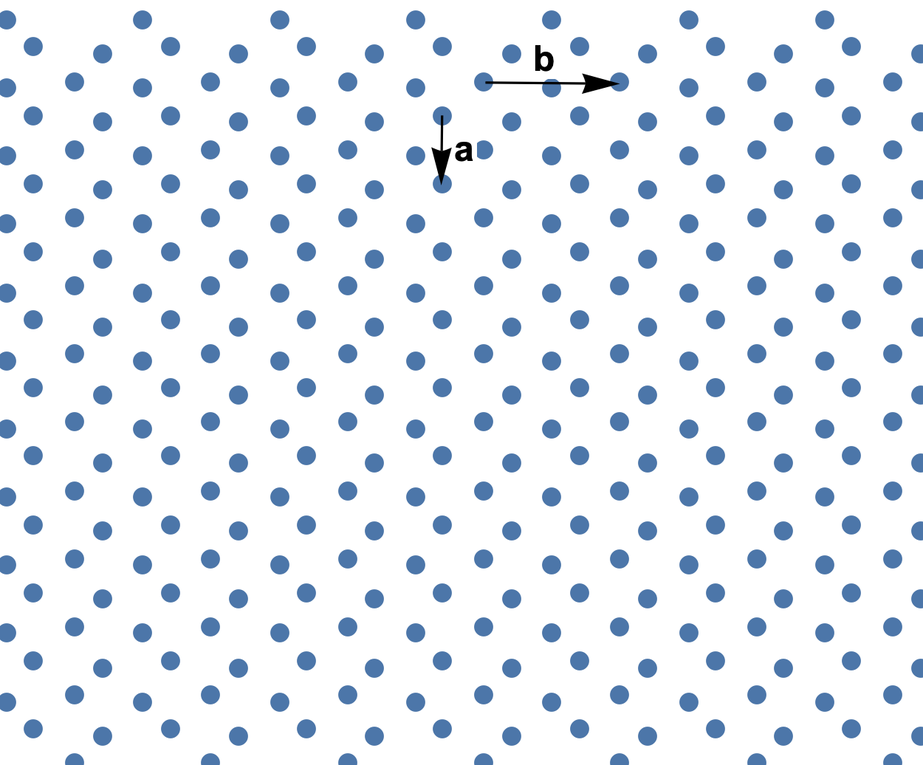
#> input picture rsc/quiz1/q_DCC_1a.png, 923 x 765 px, shrunk from 1250 x 1036 before the run
$ python quiz1_DCC_01.py   (older library calls are emulated)
#> lines starting #> are read from the running program, lines starting #| are printed output that depends on the picture
### utils/lattice_utils.py
import numpy as np
from sympy import Point, Line, Polygon
from pprint import pprint
from typing import Optional


__author__ = 'Tanjin He'
__maintainer__ = 'Tanjin He'
__email__ = 'tanjin_he@berkeley.edu'


def get_lattice_2D(
    vec_a: np.ndarray,
    vec_b: np.ndarray,
    range_a: Optional[tuple]=None,
    range_b: Optional[tuple]=None,
    range_x: Optional[tuple]=None,
    range_y: Optional[tuple]=None,
):
    if range_a is not None:
        mesh_a = np.arange(range_a[0], range_a[1]+1)
        mesh_b = np.arange(range_b[0], range_b[1]+1)
    elif range_x is not None:
        mesh_a = np.arange(
            int(2*range_x[0]/max(abs(vec_a[0]), abs(vec_b[0]))),
            int(2*range_x[1]/max(abs(vec_a[0]), abs(vec_b[0])))+1,
        )
        mesh_b = np.arange(
            int(2*range_y[0]/max(abs(vec_a[1]), abs(vec_b[1]))),
            int(2*range_y[1]/max(abs(vec_a[1]), abs(vec_b[1])))+1,
        )
    else:
        raise NotImplementedError

    mesh_aa, mesh_bb = np.meshgrid(mesh_a, mesh_b)
    mesh_grid = np.stack([mesh_aa, mesh_bb], axis=-1)
    vec_cell = np.stack([vec_a, vec_b])
    all_points = mesh_grid@vec_cell
    all_points = np.reshape(all_points, (-1, 2))

    # screen points
    lattice_points = []
    if range_x is not None:
        for p in all_points:
            if (
                range_x[0] < p[0] < range_x[1]
                and range_y[0] < p[1] < range_y[1]
            ):
                lattice_points.append(p)
    else:
        lattice_points = all_points

    return np.array(lattice_points)


# [30 lines left out: functions get_bisector_line, get_line_intersection, not called in this run]


def get_polygon_area(vertices):
    polygon_1 = Polygon(*vertices)
    return float(polygon_1.area)


# [30 lines left out: functions get_reciprocal_vectors_2D, get_coordinate_by_combination, not called in this run]

### utils/plot_utils.py
from matplotlib import pyplot as plt
from mpl_toolkits.mplot3d.art3d import Poly3DCollection
from matplotlib.patches import Arc as plt_Arc
from typing import (
    Union,
    Optional,
    List,
)
import numpy as np

from utils.stereogram_utils import SimpleCube, Stereogram
from utils.math_utils import get_polar_coordinate


__author__ = 'Tanjin He'
__maintainer__ = 'Tanjin He'
__email__ = 'tanjin_he@berkeley.edu'


def fig_from_fig_or_none(
    fig: Optional[plt.Figure] = None,
    ax: Optional[plt.Axes] = None,
):
    if (ax is None) and (fig is None):
        fig = plt.figure(figsize=(12, 10), constrained_layout=True)
        ax = fig.add_subplot(111)
    elif (ax is None) and (fig is not None):
        fig = plt.figure(fig.number)
        ax = plt.gca()
    else:
        pass
    return fig, ax


def plot_a_point(
    point: np.ndarray,
    ax: plt.Axes,
    **kwargs,
):
    ax.plot(
        *point,
        **kwargs,
    )


def plot_a_line(
    point_1: np.ndarray,
    point_2: np.ndarray,
    ax: plt.Axes,
    **kwargs,
):
    # ax.plot(
    #     [point_1[0], point_2[0]],
    #     [point_1[1], point_2[1]],
    #     **kwargs,
    # )
    points = np.stack([point_1, point_2], axis=-1)
    ax.plot(
        *points,
        **kwargs,
    )


# [266 lines left out: functions plot_a_cell, get_fill_range_2D, draw_a_cube, draw_a_stereogram, draw_cube_stereogram_framework, draw_stereogram_framework, not called in this run]

### quiz1/quiz1_DCC_01.py
import numpy as np
from matplotlib import pyplot as plt
import matplotlib.path as mpath
from pprint import pprint

from utils.lattice_utils import get_lattice_2D
from utils.plot_utils import fig_from_fig_or_none
from utils.plot_utils import plot_a_point
from utils.plot_utils import plot_a_line


__author__ = 'Tanjin He'
__maintainer__ = 'Tanjin He'
__email__ = 'tanjin_he@berkeley.edu'


def plot_framework(
    save_fig=False,
    show_fig=False,
):
#> called with save_fig = False, show_fig = False
    fig = plt.figure(
        figsize=(12, 10),
    )
    ax = fig.add_subplot(111)

    image = plt.imread(path_image)
#> image is the input picture: shape (765, 923, 4) float32; mean R, G, B, A 0.913, 0.932, 0.957, 1
    ax.imshow(
        image,
        extent=[
            -image.shape[1]/2+image_shift_xy[0],
            image.shape[1]/2+image_shift_xy[0],
            -image.shape[0]/2+image_shift_xy[1],
            image.shape[0]/2+image_shift_xy[1],
            ]
    )

    ax.set_xlabel('x', size=36)
    ax.set_ylabel('y', size=36)
    range_x = np.array((
        -image.shape[1] / 2 + image_shift_xy[0],
        image.shape[1] / 2 + image_shift_xy[0],
    ))
#> range_x = [-465.5, 457.5]
    range_y = np.array((
        -image.shape[0] / 2 + image_shift_xy[1],
        image.shape[0] / 2 + image_shift_xy[1]
    ))
#> range_y = [-394.5, 370.5]
    range_increment_unscaled = 10
    range_x_unscaled = np.trunc(
        range_x/scale_factor/range_increment_unscaled
    )*range_increment_unscaled
#> range_x_unscaled = [-10, 10]
    range_y_unscaled = np.trunc(
        range_y/scale_factor/range_increment_unscaled
    )*range_increment_unscaled
#> range_y_unscaled = [-10, 10]
    ax.set_xlim(
        left=range_x[0],
        right=range_x[1],
    )
    ax.set_ylim(
        bottom=range_y[0],
        top=range_y[1],
    )
    ax.set_xticks(
        ticks=np.arange(
            range_x_unscaled[0],
            range_x_unscaled[1]+1,
            range_increment_unscaled
        )*scale_factor,
        labels=np.arange(
            range_x_unscaled[0],
            range_x_unscaled[1]+1,
            range_increment_unscaled
        ),
    )
    ax.set_yticks(
        ticks=np.arange(
            range_y_unscaled[0],
            range_y_unscaled[1]+1,
            range_increment_unscaled
        )*scale_factor,
        labels=np.arange(
            range_y_unscaled[0],
            range_y_unscaled[1]+1,
            range_increment_unscaled
        ),
    )
    ax.tick_params(axis='x', which='major', labelsize=32)
    ax.tick_params(axis='y', which='major', labelsize=32)
    ax.set_aspect('equal', adjustable='box')

    if not show_axis:
        ax.axis('off')
    else:
        ax.plot(
            [0, 0],
            [-500, 500],
        )
        ax.plot(
            [-500, 500],
            [0, 0],
        )
        origin = np.array((0.0, 0.0))
        edge_vis_config = {}
        plot_a_line(
            point_1=origin,
            point_2=vec_a,
            ax=ax,
            **edge_vis_config,
        )
        plot_a_line(
            point_1=origin,
            point_2=vec_b,
            ax=ax,
            **edge_vis_config,
        )
        plot_a_line(
            point_1=vec_a,
            point_2=vec_a+vec_b,
            ax=ax,
            **edge_vis_config,
        )
        plot_a_line(
            point_1=vec_b,
            point_2=vec_a+vec_b,
            ax=ax,
            **edge_vis_config,
        )

    plt.tight_layout()

    if save_fig:
        plt.savefig('../plots/hw03/q_2_background.png', dpi=300)
    if show_fig:
        plt.show()

    return fig, ax


def plot_DCC_1a(save_fig=False, show_fig=False):
    # plotting params
    range_a = (-10, 10)
    range_b = (-10, 10)

    lattice_points = get_lattice_2D(
        vec_a=primitive_a,
        vec_b=primitive_b,
        range_a=range_a,
        range_b=range_b,
    )

    fig, ax = plot_framework(
        save_fig=False,
        show_fig=False,
    )
    fig, ax = fig_from_fig_or_none(fig=fig, ax=ax)

    # draw lattice points
    ax.plot(
        lattice_points[:, 0],
        lattice_points[:, 1],
        linestyle='none',
        marker='o',
        markersize=8,
        color='tab:gray',
    )

    # add primitive cell
    edge_vis_config = {
        'color': 'tab:gray',
    }
    origin = np.array((0.0, 0.0))
    plot_a_line(
        point_1=origin,
        point_2=vec_a,
        ax=ax,
        **edge_vis_config,
    )
    plot_a_line(
        point_1=origin,
        point_2=vec_b,
        ax=ax,
        **edge_vis_config,
    )
    plot_a_line(
        point_1=vec_a,
        point_2=vec_a + vec_b,
        ax=ax,
        **edge_vis_config,
    )
    plot_a_line(
        point_1=vec_b,
        point_2=vec_a + vec_b,
        ax=ax,
        **edge_vis_config,
    )

    # add lattice vectors
    vec_color = 'tab:green'
    origin = np.array((0.0, 0.0))
    ax.arrow(
        origin[0],
        origin[1],
        vec_a[0],
        vec_a[1],
        head_width=9,
        head_length=15,
        linewidth=5,
        facecolor=vec_color,
        edgecolor=vec_color,
        head_starts_at_zero=False,
        length_includes_head=True,
    )
    ax.text(
        vec_a[0] - 50,
        vec_a[1],
        'a',
        fontsize=32,
        fontweight='bold',
        color=vec_color,
        )

    ax.arrow(
        origin[0],
        origin[1],
        vec_b[0],
        vec_b[1],
        head_width=9,
        head_length=15,
        linewidth=5,
        facecolor=vec_color,
        edgecolor=vec_color,
        head_starts_at_zero=False,
        length_includes_head=True,
    )
    ax.text(
        vec_b[0] - 50,
        vec_b[1] + 20,
        'b',
        fontsize=32,
        fontweight='bold',
        color=vec_color,
        )

    # plot symmetry operations
    op_color = 'black'
    origin = np.array((0.0, 0.0))

    # plot gliding planes
    glide_vis_config = {
        'color': op_color,
        'linestyle': '--',
        'linewidth': 3,
    }
    plot_a_line(
        point_1=vec_a/4.0,
        point_2=vec_a/4.0+vec_b,
        ax=ax,
        **glide_vis_config,
    )
    plot_a_line(
        point_1=vec_a*3.0/4.0,
        point_2=vec_a*3.0/4.0+vec_b,
        ax=ax,
        **glide_vis_config,
    )
    plot_a_line(
        point_1=vec_b/4.0,
        point_2=vec_a+vec_b/4.0,
        ax=ax,
        **glide_vis_config,
    )
    plot_a_line(
        point_1=vec_b*3.0/4.0,
        point_2=vec_a+vec_b*3.0/4.0,
        ax=ax,
        **glide_vis_config,
    )

    # plot rotation axes
    # Define the ellipse marker.
    circle = mpath.Path.unit_circle()
    verts = np.copy(circle.vertices)
    verts[:, 1] *= 1.618
    ellipt_marker = mpath.Path(verts, circle.codes)

    rotation_vis_config = {
        'color': op_color,
        'linestyle': 'none',
        'marker': ellipt_marker,
        'markersize': 10,
    }
    for pt in [
        origin,
        vec_a/2.0,
        vec_a,
        vec_b/2.0,
        vec_a/2.0+vec_b/2.0,
        vec_a+vec_b/2.0,
        vec_b,
        vec_a/2.0+vec_b,
        vec_a+vec_b,
    ]:
        plot_a_point(
            point=pt,
            ax=ax,
            **rotation_vis_config,
        )

    if save_fig:
        plt.savefig('../plots/quiz/q_DCC_1a_2.png', dpi=300)
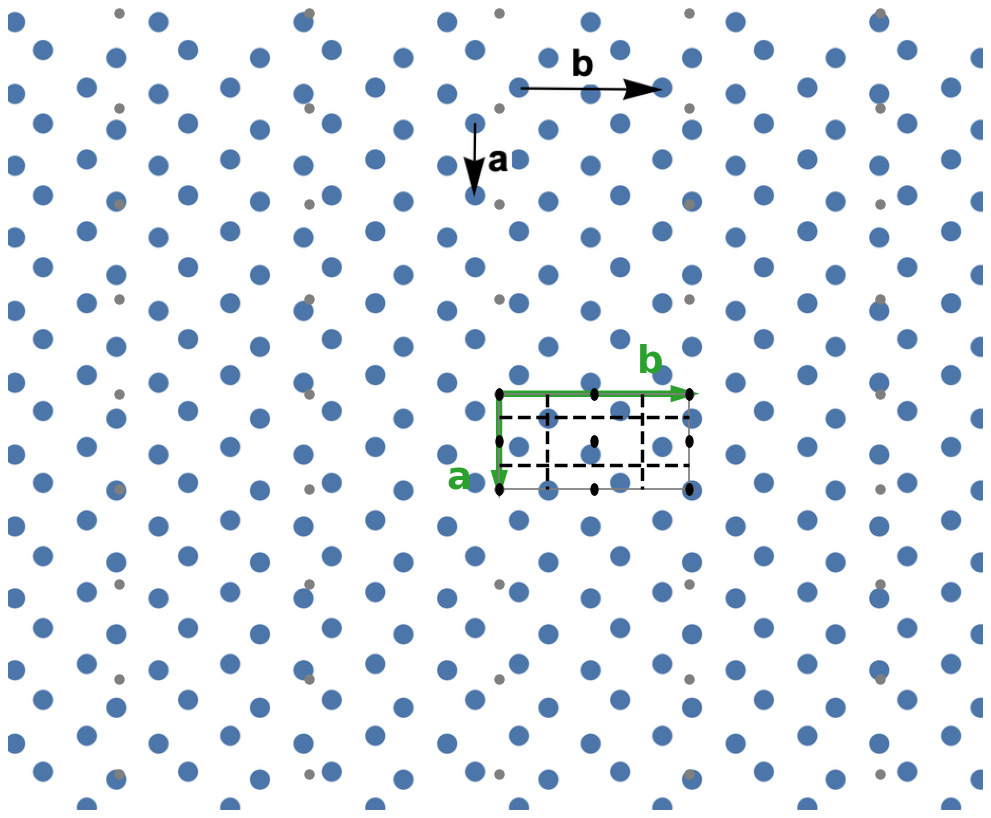
#> figure drawn by matplotlib, 1 panel
    if show_fig:
        plt.show()

    return fig, ax


if __name__ == '__main__':

    show_axis = False
    path_image = '../rsc/quiz1/q_DCC_1a.png'
    image_shift_xy = (-4.0, -12.0)
    vec_a = np.array((0, -1.0))*90
    vec_b = np.array((1.0, 0.0))*180
    primitive_a = vec_a
    primitive_b = vec_b
    scale_factor = np.linalg.norm(vec_b)/6

    reciprocal_a = (
        np.array((0, -1.0))*scale_factor**2
        *2*np.pi/np.linalg.norm(vec_a)
    )
    reciprocal_b = (
        np.array((1.0, 0.0))*scale_factor**2
        *2*np.pi/np.linalg.norm(vec_b)
    )

    # [21 lines of commented-out code are left out]

    print('scale_factor', scale_factor)
    print('reciprocal_a', reciprocal_a)
    print('reciprocal_b', reciprocal_b)

    # [4 lines of commented-out code are left out]

    fig, ax = plot_DCC_1a(
        save_fig=True,
        show_fig=True,
    )
